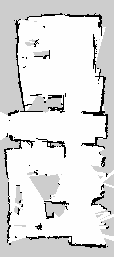
#> input picture system_0/utils/goalAssignmentAndPathGeneration2/examples/twoRoomsCropped.pgm, 114 x 257 px
$ python generatemap.py
#> lines starting #> are read from the running program, lines starting #| are printed output that depends on the picture
from __future__ import print_function
from PIL import Image, ImageFilter
import argparse
import os

def generateMap(scale=8, imageFile="twoRoomsCropped.pgm", obstacleFile="obstacle.txt"):
    #Read image
#> called with scale = 8, imageFile = 'twoRoomsCropped.pgm', obstacleFile = 'obstacle.txt'
    im = Image.open(imageFile )
#> im is the input picture: PIL image 114x257 L; min 0, max 254, mean 221.9
    current_dir = os.path.dirname(os.path.realpath(__file__))
    pix = im.load()
    (x1, y1, x2, y2) = im.getbbox()
#> x1 = 0; y1 = 0; x2 = 114; y2 = 257
    print("x1 = %d  y1 = %d    x2 = %d  y2 = %d" % (x1, y1, x2, y2))
#| x1 = 0  y1 = 0    x2 = 114  y2 = 257
    length = int(x2 / scale) - 1
#> length = 13
    width = int(y2 / scale) - 1
#> width = 31

    print("length = %d  width = %d" % (length, width))
#| length = 13  width = 31

    fo = open(current_dir+"/dimension.txt", "w")
    fo.write("%d\n" % length)
    fo.write("%d" % width)
    fo.close()

    img = Image.new( 'RGB', (x2,y2), "white") # create a new black image
#> img: PIL image 114x257 RGB; every value is 255
    pixels = img.load() # create the pixel map

    fo = open(current_dir+"/obstacle.txt", "w")
    for count1 in range(0, length + 1):
       for count2 in range(0, width + 1):
           pixels[count1*scale + scale,count2 *scale + scale] = 100
           obstacle_flag = 0;
           for x in range (count1*scale, count1*scale + scale):
               for y in range (count2*scale, count2*scale + scale):
                   occ = (255 - pix[x,y]) / 255.0
                   #fo.write("%f\n" % occ)
                   if occ > 0.197:
                   #if occ > 0.75:
                       obstacle_flag = 1
           if obstacle_flag == 1:
               fo.write("%d %d\n" % (count1, count2))
               for x in range (count1*scale, count1*scale + scale):
                   for y in range (count2*scale, count2*scale + scale):
                       pixels[x, y] = 255
    fo.close()

    count1 = 9
    count2 = 8
    for x in range (count1*scale, count1*scale + scale):
        for y in range (count2*scale, count2*scale + scale):
            pixels[x, y] = 100

    img.show()
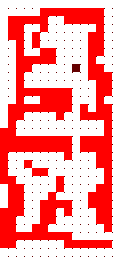
#> shown: PIL image 114x257 RGB; mean R, G, B 253.2, 146.8, 146.8


def main():
    parser = argparse.ArgumentParser()
    parser.add_argument("--scale", default=8)
    parser.add_argument("--image", default="twoRoomsCropped.pgm")
    parser.add_argument("--obstacleFile", default="obstacle.txt")
    parser.add_argument("--dimensionFile", default="dimension.txt")
    args, unknown = parser.parse_known_args()
    scale = int(args.scale)
    imageFile = args.image

    generateMap(scale=scale, imageFile=imageFile)


if __name__ == '__main__':
    main()
